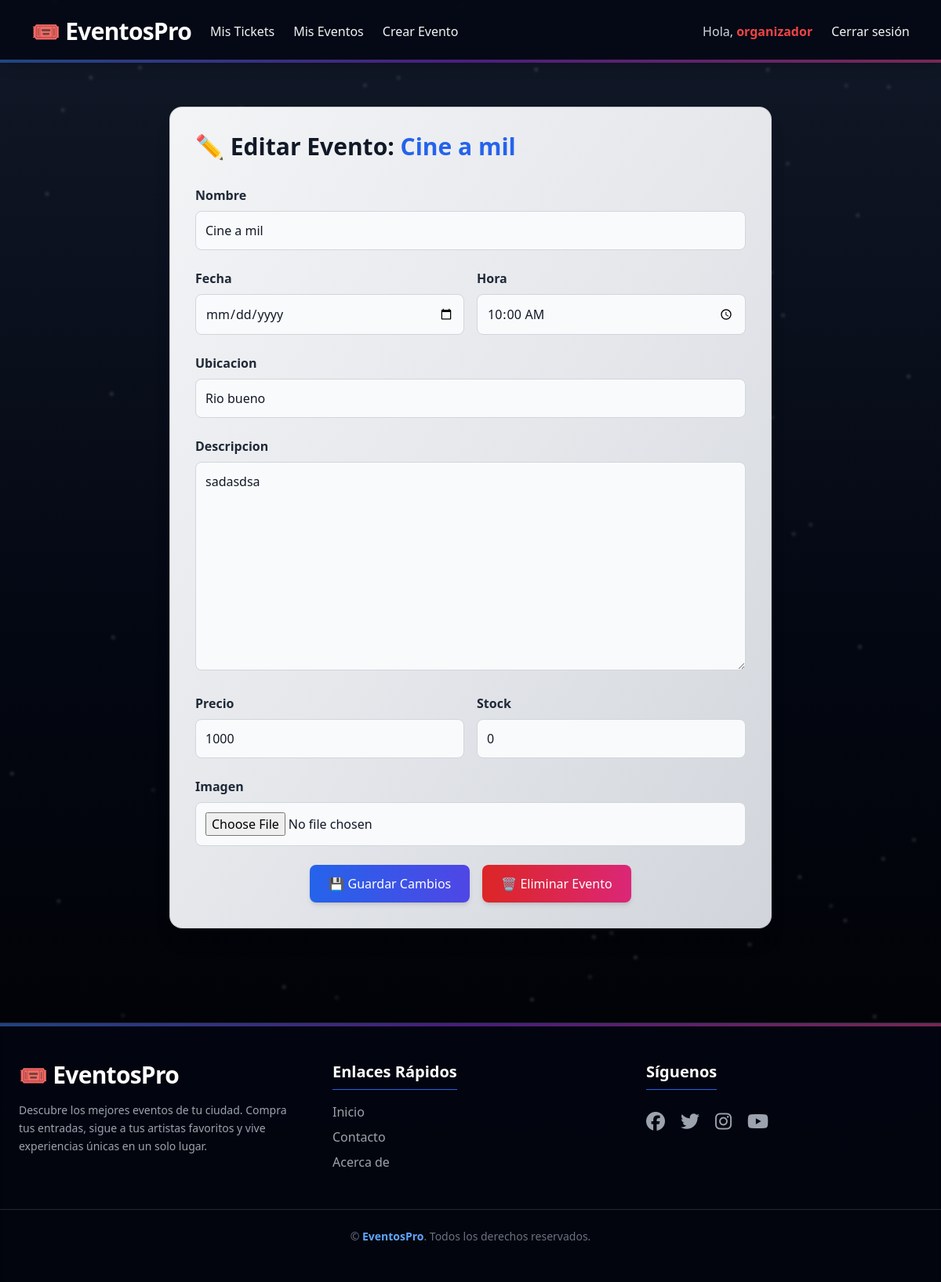
Page /eventos/editar/2/ (signed in) on the committed database.
### usuarios/models.py (models this page shows, shortened)
class Usuario(AbstractUser):
    rut = models.CharField(max_length=12, unique=True)
    telefono = models.CharField(max_length=15, blank=True)
    tipo_usuario = models.CharField(max_length=50, blank=True, choices=[
        ('administrador', 'Administrador'),
        ('cliente', 'Cliente'),
        ('organizador', 'Organizador'),
    ],)
    USERNAME_FIELD = 'username'  # indica que se usa 'username' para login
    REQUIRED_FIELDS = ['email', 'rut']  # campos obligatorios para createsuperuser

### eventos/models.py (models this page shows, shortened)
class Evento(models.Model):
    TIPO_EVENTO = [
        ('cine', 'Cine / Teatro (Butacas Numeradas)'),
        ('fiesta', 'Fiesta / Concierto (Sectores / Mesas)')
    ]
    ESTADO_EVENTO = [
        ('pendiente', 'Pendiente'),
        ('publicado', 'Publicado'),
        ('cancelado', 'Cancelado'),
    ]
    usuario = models.ForeignKey(settings.AUTH_USER_MODEL, on_delete=models.CASCADE)
    tipo_evento = models.CharField(max_length=20, choices=TIPO_EVENTO, default='fiesta')
    estado = models.CharField(max_length=20, choices=ESTADO_EVENTO, default='pendiente')
    nombre = models.CharField(max_length=200)
    descripcion = models.TextField(blank=True)
    fecha = models.DateField()
    hora = models.TimeField()
    ubicacion = models.CharField(max_length=20, blank=True)
    imagen = models.ImageField(upload_to='eventos/', blank=True, null=True)
    precio = models.IntegerField(default=0)
    stock = models.IntegerField(default=0)

### eventos/views.py (the view)
# urls.py: path('editar/<int:id>/', views.editar_evento, name='editar_evento'),
@user_passes_test(es_organizador)
def editar_evento(request, id):
    from .forms import EventoForm
    evento = get_object_or_404(Evento, id=id)
    if request.method == 'POST':
        form = EventoForm(request.POST, request.FILES, instance=evento)
        if form.is_valid():
            form.save()
            return redirect('eventos:mis_eventos')
    else:
        form = EventoForm(instance=evento)
    return render(request, 'eventos/editar_evento.html', {'form': form, 'evento': evento})

### eventos/forms.py
class EventoForm(forms.ModelForm):
    class Meta:
        model = Evento
        fields = [
            "tipo_evento",
            "nombre",
            "descripcion",
            "fecha",
            "hora",
            "ubicacion",
            "imagen",
            "precio",
            "stock",
        ]
        widgets = {
            "fecha": forms.DateInput(attrs={"type": "date"}),
            "hora": forms.TimeInput(attrs={"type": "time"}),
            "tipo_evento": forms.Select(attrs={"class": "bg-gray-700"}),
        }

### eventos/templatetags/form_filters.py (called while the page is built)
@register.filter(name='add_class')
def add_class(field, css):
    return field.as_widget(attrs={"class": css})

### eventos/views.py (called while the page is built)
def es_organizador(user):
    return user.is_authenticated and getattr(user, "tipo_usuario", None) == "organizador"

### eventos/templates/eventos/editar_evento.html (shortened to what this page needs)
{% extends 'core.html' %}
{% load static %}
{% load form_filters %}
{% block content %}
<div class="max-w-3xl mx-auto my-10 p-8 rounded-2xl shadow-xl bg-gradient-to-br from-gray-100 via-gray-200 to-gray-300 border border-gray-400/40">
    <h1 class="text-3xl font-bold mb-8 text-gray-900">
        ✏️ Editar Evento: <span class="text-blue-600">{{ evento.nombre }}</span>
    </h1>
    <form method="POST" action="{% url 'eventos:editar_evento' evento.id %}" enctype="multipart/form-data" class="space-y-6">
        <div>
            <label class="text-gray-800 font-semibold block mb-2" for="{{ form.nombre.id_for_label }}">
                {{ form.nombre.label }}
            </label>
            {{ form.nombre|add_class:"w-full p-3 rounded-lg bg-gray-50 border border-gray-300 text-gray-900 focus:ring-2 focus:ring-blue-500 focus:border-blue-500" }}
        </div>
        <div class="grid grid-cols-1 md:grid-cols-2 gap-4">
            <div>
                <label class="text-gray-800 font-semibold block mb-2" for="{{ form.fecha.id_for_label }}">
                    {{ form.fecha.label }}
                </label>
                {{ form.fecha|add_class:"w-full p-3 rounded-lg bg-gray-50 border border-gray-300 text-gray-900 focus:ring-2 focus:ring-blue-500" }}
            </div>
            <div>
                <label class="text-gray-800 font-semibold block mb-2" for="{{ form.hora.id_for_label }}">
                    {{ form.hora.label }}
                </label>
                {{ form.hora|add_class:"w-full p-3 rounded-lg bg-gray-50 border border-gray-300 text-gray-900 focus:ring-2 focus:ring-blue-500" }}
            </div>
        </div>
        <div>
            <label class="text-gray-800 font-semibold block mb-2" for="{{ form.ubicacion.id_for_label }}">
                {{ form.ubicacion.label }}
            </label>
            {{ form.ubicacion|add_class:"w-full p-3 rounded-lg bg-gray-50 border border-gray-300 text-gray-900 focus:ring-2 focus:ring-indigo-500" }}
        </div>
        <div>
            <label class="text-gray-800 font-semibold block mb-2" for="{{ form.descripcion.id_for_label }}">
                {{ form.descripcion.label }}
            </label>
            {{ form.descripcion|add_class:"w-full p-3 rounded-lg bg-gray-50 border border-gray-300 text-gray-900 focus:ring-2 focus:ring-indigo-500" }}
        </div>
        <div class="grid grid-cols-1 md:grid-cols-2 gap-4">
            <div>
                <label class="text-gray-800 font-semibold block mb-2" for="{{ form.precio.id_for_label }}">
                    {{ form.precio.label }}
                </label>
                {{ form.precio|add_class:"w-full p-3 rounded-lg bg-gray-50 border border-gray-300 text-gray-900 focus:ring-2 focus:ring-green-500" }}
            </div>
            <div>
                <label class="text-gray-800 font-semibold block mb-2" for="{{ form.stock.id_for_label }}">
                    {{ form.stock.label }}
                </label>
                {{ form.stock|add_class:"w-full p-3 rounded-lg bg-gray-50 border border-gray-300 text-gray-900 focus:ring-2 focus:ring-green-500" }}
            </div>
        </div>
        <div>
            <label class="text-gray-800 font-semibold block mb-2" for="{{ form.imagen.id_for_label }}">
                {{ form.imagen.label }}
            </label>
            {{ form.imagen|add_class:"w-full p-3 rounded-lg bg-gray-50 border border-gray-300 text-gray-900" }}
        </div>
        <div class="flex flex-col sm:flex-row gap-4 mt-8 justify-center">
            <button type="submit"
                class="px-6 py-3 bg-gradient-to-r from-blue-600 to-indigo-600 hover:from-blue-700 hover:to-indigo-700 rounded-lg text-white font-medium transition transform hover:scale-105 shadow-md">
                💾 Guardar Cambios
            </button>
            {% if request.user == evento.usuario %}
            <a href="{% url 'eventos:eliminar_evento' evento.id %}"
                class="px-6 py-3 bg-gradient-to-r from-red-600 to-pink-600 hover:from-red-700 hover:to-pink-700 rounded-lg text-white font-medium transition transform hover:scale-105 shadow-md text-center">
                🗑️ Eliminar Evento
            </a>
            {% endif %}
        </div>
    </form>
</div>
{% endblock %}

### templates/navbar.html (shortened to what this page needs)
<nav class="backdrop-blur-md bg-gray-950/80 text-gray-100 shadow-lg sticky top-0 z-50 transition-all duration-300 relative">
    <div class="max-w-7xl mx-auto px-6 sm:px-8 lg:px-10">
        <div class="flex justify-between h-20 items-center">
            <div class="flex items-center space-x-6">
                <a href="{% url 'home' %}"
                    class="text-3xl font-extrabold tracking-tight text-white hover:text-blue-400 transition duration-300">
                    🎟️ EventosPro
                </a>
                {% if request.user.is_authenticated %}
                    {% if request.user.tipo_usuario == 'cliente' %}
                        <a href="{% url 'eventos:listar_tickets' %}" class="hover:text-blue-400 transition duration-300">Mis Tickets</a>
                    {% elif request.user.tipo_usuario == 'organizador' %}
                        <a href="{% url 'eventos:listar_tickets' %}" class="hover:text-blue-400 transition duration-300">Mis Tickets</a>
                        <a href="{% url 'eventos:mis_eventos' %}" class="hover:text-blue-400 transition duration-300">Mis Eventos</a>
                        <a href="{% url 'eventos:crear_evento' %}" class="hover:text-blue-400 transition duration-300">Crear Evento</a>
                    {% elif request.user.tipo_usuario == 'administrador' %}
                        <a href="{% url 'eventos:listar_tickets' %}" class="hover:text-blue-400 transition duration-300">Mis Tickets</a>
                        <a href="{% url 'admin:index' %}" class="hover:text-blue-400 transition duration-300">Admin Panel</a>
                    {% endif %}
                {% endif %}
            </div>
            <div class="hidden md:flex space-x-6 items-center">
                {% if request.user.is_authenticated %}
                    <p class="text-gray-300 font-medium">
                        Hola, <span class="text-red-500 font-semibold hover:text-red-400 transition">{{ request.user.username }}</span>
                    </p>
                    <a href="{% url 'logout' %}" class="hover:text-red-400 transition duration-300">Cerrar sesión</a>
                {% else %}
                    <a href="{% url 'iniciar_sesion' %}" class="hover:text-blue-400 transition duration-300">Iniciar sesión</a>
                    <a href="{% url 'registrar_usuario' %}" class="hover:text-green-400 transition duration-300">Registrarse</a>
                {% endif %}
            </div>
        </div>
    </div>
    <div class="absolute bottom-0 left-0 w-full h-1 bg-gradient-to-r from-blue-500 via-purple-600 to-pink-500 opacity-50"></div>
</nav>

### rows in the picture
Usuario: user.username "organizador"
Evento: nombre "Cine a mil", hora "10:00:00", ubicacion "Rio bueno", descripcion "sadasdsa", precio "1000", stock "0"
